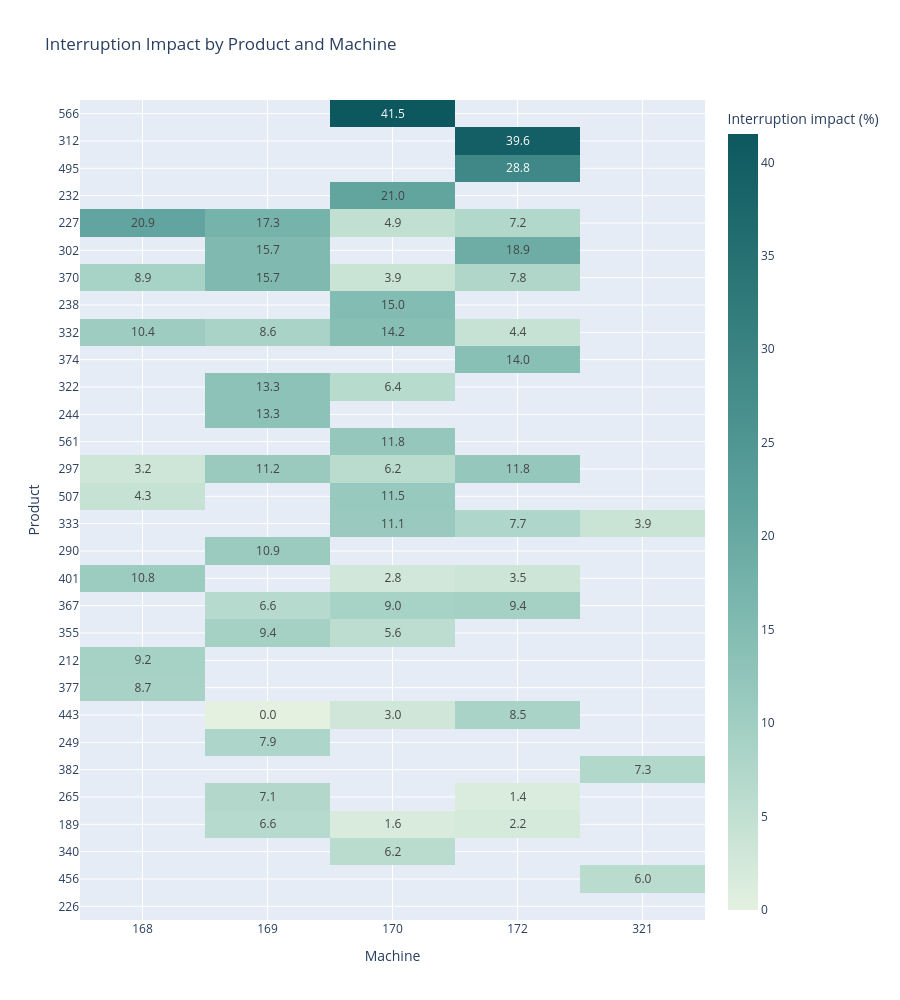

The cell this chart's notebook holds for it:
### Markdown cell above
The box plot gives the distribution by product, while the heatmap below makes the product–machine combinations easier to compare.

### Code cell
heatmap_df = df.pivot(
    index="ProductID",
    columns="DeviceID",
    values="PercImpactOfInterruptionTime"
)

product_order = (
    heatmap_df.max(axis=1, skipna=True)
    .sort_values(ascending=False, kind="stable", na_position="last")
    .index
)
heatmap_df = heatmap_df.loc[product_order]

fig = px.imshow(
    heatmap_df,
    text_auto=".1f",
    aspect="auto",
    title="Interruption Impact by Product and Machine",
    color_continuous_scale="Mint",
    labels={
        "x": "Machine",
        "y": "Product",
        "color": "Interruption impact (%)"
    }
)
fig.update_layout(
    height=1000
)
fig.update_xaxes(automargin=True)
fig.update_yaxes(automargin=True)
fig.show()

### Figure 1 — Plotly figure (JSON) as saved in the notebook; plotly's stock layout.template omitted (floating-point values rounded to 4 significant figures; data arrays with more than 128 entries replaced by an {"elided": "..."} marker saying what was removed)
{"data": [{"coloraxis": "coloraxis", "hovertemplate": "Machine: %{x}<br>Product: %{y}<br>Interruption impact (%): %{z}<extra></extra>", "name": "0", "texttemplate": "%{z:.1f}", "type": "heatmap", "x": ["168", "169", "170", "172", "321"], "xaxis": "x", "y": ["566", "312", "495", "232", "227", "302", "370", "238", "332", "374", "322", "244", "561", "297", "507", "333", "290", "401", "367", "355", "212", "377", "443", "249", "382", "265", "189", "340", "456", "226"], "yaxis": "y", "z": {"elided": "30x5 float values"}}], "layout": {"coloraxis": {"colorbar": {"title": {"text": "Interruption impact (%)"}}, "colorscale": [[0.0, "rgb(228, 241, 225)"], [0.1667, "rgb(180, 217, 204)"], [0.3333, "rgb(137, 192, 182)"], [0.5, "rgb(99, 166, 160)"], [0.6667, "rgb(68, 140, 138)"], [0.8333, "rgb(40, 114, 116)"], [1.0, "rgb(13, 88, 95)"]]}, "height": 1000, "title": {"text": "Interruption Impact by Product and Machine"}, "xaxis": {"anchor": "y", "automargin": true, "domain": [0.0, 1.0], "title": {"text": "Machine"}}, "yaxis": {"anchor": "x", "automargin": true, "autorange": "reversed", "domain": [0.0, 1.0], "title": {"text": "Product"}}}}
